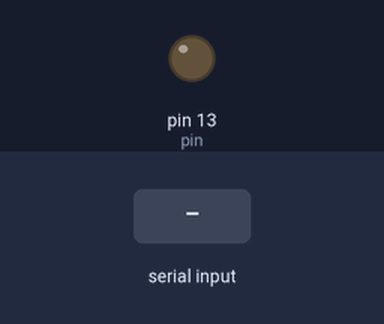
This sketch was run on a simulated Arduino Uno, built with avr-gcc and run on an emulated ATmega328P. On the bench: output pins drawn as LEDs (lit = HIGH). Inputs (shaded band) come from the test bench. What the sketch prints to the serial monitor is not drawn.

Above: at 0.9 s.
1.0 s: "1" received over Serial
At 1.8 s:
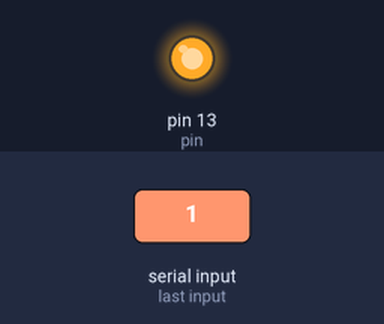
Timing chart, 0 to 4.0 s (numbered marks = the images above; inputs shaded):
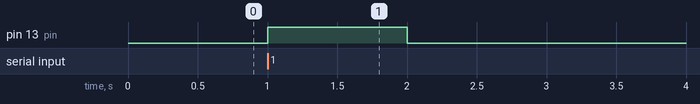

Measured:
- after the input at 1.0 s, pin 13 (pin): LOW → HIGH at once, → LOW 1.0 s later

The sketch:

flash_blink.ino
```cpp
int pin = 13;
int val;
void setup() {
  // put your setup code here, to run once:
  Serial.begin(9600);
  pinMode(pin, OUTPUT);
  init_shield(); //blocking shield
}

void loop() {
  int i = 0;
  //flashy lights
  flash(1);
  delay(1000);
  flash(0);
  delay(1000);
}

void init_shield() {
  while(!Serial.available()){}
  Serial.read();//init byte
  digitalWrite(pin, HIGH);
  delay(1000);
  digitalWrite(pin, LOW);
}

void flash(int data)
{
  Serial.write(130);
  Serial.write(data);
}
```
